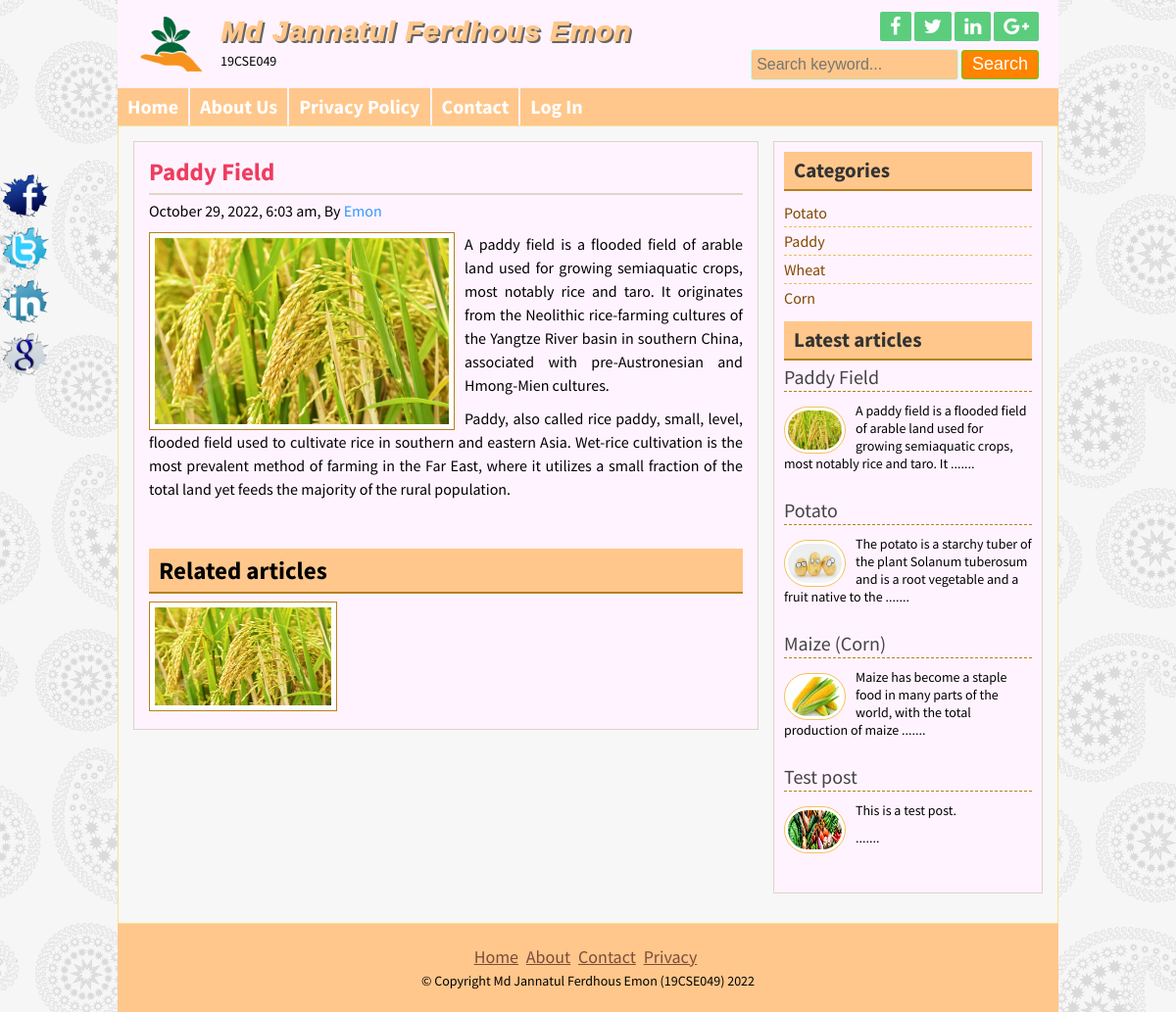
The page /post.php?id=1 on the database its author committed.
### tables this page shows
CREATE TABLE `title_slogan` (
  `id` int(11) NOT NULL,
  `title` varchar(255) NOT NULL,
  `slogan` varchar(255) NOT NULL,
  `logo` varchar(255) NOT NULL
);

CREATE TABLE `social` (
  `id` int(11) NOT NULL,
  `facebook` varchar(255) NOT NULL,
  `twitter` varchar(255) NOT NULL,
  `linkedin` varchar(255) NOT NULL,
  `google` varchar(255) NOT NULL
);

CREATE TABLE `page` (
  `id` int(11) NOT NULL,
  `name` varchar(255) NOT NULL,
  `body` varchar(8191) NOT NULL
);

CREATE TABLE `post` (
  `id` int(11) NOT NULL,
  `cat` int(11) NOT NULL,
  `title` varchar(255) NOT NULL,
  `body` text NOT NULL,
  `image` varchar(255) NOT NULL,
  `author` varchar(50) NOT NULL,
  `tag` varchar(255) NOT NULL,
  `date` timestamp NOT NULL DEFAULT current_timestamp() ON UPDATE current_timestamp(),
  `userid` int(11) NOT NULL
);

CREATE TABLE `category` (
  `id` int(11) NOT NULL,
  `name` varchar(50) NOT NULL
);

CREATE TABLE `footer` (
  `id` int(11) NOT NULL,
  `copyright` varchar(255) NOT NULL
);

### lib/Database.php (called while the page is built, shortened)
<?php
Class Database{
	public $host   = DB_HOST;
	public $user   = DB_USER;
	public $pass   = DB_PASS;
	public $dbname = DB_NAME;
	public $link;
	private function connectDB(){
	$this->link = new mysqli($this->host, $this->user, $this->pass, $this->dbname);
 }
	public function select($query){
		$result = $this->link->query($query) or die($this->link->error.__LINE__);
		if($result->num_rows > 0){
			return $result;
		} else {
			return false;
		}
	}
}

### helpers/format.php (called while the page is built, shortened)
<?php
class format{
    public function formatDate($date){
        return date('F j, Y, g:i a', strtotime($date));
    }
public function textShorten($text, $limit = 300){
    $text = $text. " ";
    $text = substr($text, 0, $limit);
    $text = substr($text, 0, strrpos($text, ' '));
    $text = $text. " .......";
    return $text;
    }
}
?>

### post.php (the view, shortened to what this page needs)
<?php include 'inc/header.php';?>
<?php
	if(!isset($_GET['id']) || $_GET['id']==NULL)
	{
		header("location: 404.php");
	}
	else
	{
		$id = $_GET['id'];
	}
?>
	<div class="contentsection contemplete clear">
		<div class="maincontent clear">
			<div class="about">
				<?php
				$query = "select * from post where id=$id";
				$post = $db->select($query);
				if ($post){
					while($result = $post->fetch_assoc()) {
				?>
				<h2><?php echo $result['title'] ?></h2>
				<h4><?php echo $fm->formatDate($result['date']) ?>, By <a href="#"><?php echo $result['author'] ?></a></h4>
				<img src="admin/<?php echo $result['image'] ?>" alt="post image"/>
				<?php echo $result['body'] ?>
				<div class="relatedpost clear">
					<h2>Related articles</h2>
					<?php
						$catid = $result['cat'];
						$queryrelated = "select * from post where cat='$catid' order by rand() limit 6";
						$relatedpost = $db->select($queryrelated);
						if ($relatedpost)
						{
							while ($rresult = $relatedpost->fetch_assoc()) {
					?>
					<a href="post.php?id=<?php echo $rresult['id']; ?>">
					<img src="admin/<?php echo $rresult['image']; ?>" alt="post image"/></a>
					<?php } } else {echo "No related post found!";} ?>
				</div>
				<?php } } else header("Location: 404.php"); ?>
			</div>
		</div>
		<?php include "inc/sidebar.php";?>
		<?php include "inc/footer.php";?>

### inc/header.php (shortened to what this page needs)
<?php include 'lib/Database.php';?>
<?php include 'helpers/format.php';?>
<?php
	$db = new Database();
	$fm = new format();
?>
<!DOCTYPE html>
<html>
<head>
	<?php include 'scripts/css.php'; ?>
</head>
<body>
	<div class="headersection templete clear">
		<a href="index.php">
			<div class="logo">
			<?php
                $query = "select * from title_slogan where id='1'";
                $blog = $db->select($query);
                if($blog){
                    while($result = $blog->fetch_assoc()){
            ?>
				<img src="admin/<?php echo $result['logo']; ?>" alt="Logo"/>
				<h2><?php echo $result['title']; ?></h2>
				<p><?php echo $result['slogan']; ?></p>
			<?php } } ?>
			</div>
		</a>
		<div class="social clear">
			<div class="icon clear">
			<?php
                $query = "select * from social where id='1'";
                $socialmedia = $db->select($query);
                if($socialmedia){
                    while($result = $socialmedia->fetch_assoc()){
            ?>
				<a href="<?php echo $result['facebook']; ?>" target="_blank"><i class="fa fa-facebook"></i></a>
				<a href="<?php echo $result['twitter']; ?>" target="_blank"><i class="fa fa-twitter"></i></a>
				<a href="<?php echo $result['linkedin']; ?>" target="_blank"><i class="fa fa-linkedin"></i></a>
				<a href="<?php echo $result['google']; ?>" target="_blank"><i class="fa fa-google-plus"></i></a>
			<?php } } ?>
			</div>
			<div class="searchbtn clear">
			<form action="search.php" method="get">
				<input type="text" name="search" placeholder="Search keyword..."/>
				<input type="submit" name="submit" value="Search"/>
			</form>
			</div>
		</div>
	</div>
<div class="navsection templete">
	<?php
		$path = $_SERVER['SCRIPT_FILENAME'];
    	$currentpage = basename($path, '.php');
	?>
		<ul>
		<li><a
		<?php
			if($currentpage=='index'){
				echo 'id="active"';
			}
		?>
		href="index.php">Home</a></li>
		<?php
			$query = "select * from page";
			$page = $db->select($query);
			if($page){
				while($result = $page->fetch_assoc()){
		?>
		<li><a
		<?php
			if(isset($_GET['pageid']) && $_GET['pageid']==$result['id']){
				echo 'id="active"';
			}
		?>
		href="page.php?pageid=<?php echo $result['id'] ?>"><?php echo $result['name'] ?></a></li>
		<?php } } ?>
		<li><a
		<?php
			if($currentpage=='contact'){
				echo 'id="active"';
			}
		?>
		href="contact.php">Contact</a></li>
		<li><a href="admin/login.php">Log In</a></li>
	</ul>
</div>

### inc/sidebar.php
<div class="sidebar clear">
			<div class="samesidebar clear">
				<h2>Categories</h2>
					<ul>
					<?php
					$query = "select * from category";
					$category = $db->select($query);
					if ($category){
						while($result = $category->fetch_assoc()) {
					?>
						<li><a href="posts.php?category=<?php echo $result['id'] ?>"><?php echo $result['name']; ?></a></li>
					<?php } } else{ ?>
						<li>No Category Created.</li>
						<?php } ?>
					</ul>
			</div>
			<div class="samesidebar clear">
				<h2>Latest articles</h2>
				<?php
				$query = "select * from post limit 4";
				$post = $db->select($query);
				if ($post){
					while($result = $post->fetch_assoc()) {
				?>
					<div class="popular clear">
						<h3><a href="post.php?id=<?php echo $result['id']; ?>"><?php echo $result['title']; ?></a></h3>
						<a href="post.php?id=<?php echo $result['id']; ?>"><img src="admin/<?php echo $result['image']; ?>" alt="post image"/></a>
						<?php echo $fm->textShorten($result['body'], 120) ?>
					</div>
					<?php } } else  header("Location:404.php"); ?>
			</div>
		</div>

### inc/footer.php (shortened to what this page needs)
</div>
	<div class="footersection templete clear">
	  <div class="footermenu clear">
		<ul>
			<li><a href="#">Home</a></li>
			<li><a href="#">About</a></li>
			<li><a href="#">Contact</a></li>
			<li><a href="#">Privacy</a></li>
		</ul>
	  </div>
	  <?php
                $query = "select * from footer where id='1'";
                $socialmedia = $db->select($query);
                if($socialmedia){
                    while($result = $socialmedia->fetch_assoc()){
        ?>
	  <p>&copy; Copyright <?php echo $result['copyright']; ?> <?php echo date('Y'); ?></p>
	  <?php } } ?>
	</div>
	<div class="fixedicon clear">
	<?php
                $query = "select * from social where id='1'";
                $socialmedia = $db->select($query);
                if($socialmedia){
                    while($result = $socialmedia->fetch_assoc()){
    ?>
		<a href="<?php echo $result['facebook']; ?>"><img src="images/fb.png" alt="Facebook"/></a>
		<a href="<?php echo $result['twitter']; ?>"><img src="images/tw.png" alt="Twitter"/></a>
		<a href="<?php echo $result['linkedin']; ?>"><img src="images/in.png" alt="LinkedIn"/></a>
		<a href="<?php echo $result['google']; ?>"><img src="images/gl.png" alt="GooglePlus"/></a>
	<?php } } ?>
	</div>
</body>
</html>

### theme/selago.css (style rules this page uses)
.headersection { background: #FFF3FF none repeat scroll 0 0; }
.logo h2 { color: #0000; }
.logo h2 { color: #ffc78b; text-align: center; display: flex; justify-content: center; align-items: center; }
.logo h2 { position: relative; font-family: "Avenir Next", sans-serif; font-weight: 1000; font-size: 28px; font-style: italic; letter-spacing: 0.05em; display: inline-block; }
.logo p { color: #000; }
.icon a { background: #5BCD7D none repeat scroll 0 0; }
.searchbtn input[type="text"] { border: 1px solid #bdfff9; width: 200px; background: #FFC78B; }
.searchbtn input[type="submit"] { border: 1px solid #5BCE00; }
input[type="submit"] { background: #ff8400 none repeat scroll 0 0; border: 1px solid #5BCE00; }
.navsection, .footersection { background: none repeat scroll 0 0 #FFC78B; }
.navsection ul li { border-left: 1px solid #FFF3FF; border-right: 1px solid #FFF3FF; }
.samepost h2 a, .about h2 { color: #EF3C5F; }
.maincontent { background: #FFF3FF none repeat scroll 0 0; }
.contentsection { background: #F7F7F7 none repeat scroll 0 0; border: 1px solid #F8E194; }
.sidebar { background: #FFF3FF none repeat scroll 0 0; }
.samesidebar h2 { background: #FFC78B none repeat scroll 0 0; }
.footermenu ul li a { color: #7B4C3C; }
.relatedpost h2 { background: #FFC78B none repeat scroll 0 0; }

### rows shown on the page
title_slogan: logo (picture), title "Md Jannatul Ferdhous Emon", slogan "19CSE049"
page: name "About Us"
page: name "Privacy Policy"
post: title "Paddy Field", date "October 29, 2022, 6:03 am", author "Emon", image (picture), body "A paddy field is a flooded field of arable land used for growing semiaquatic crops, most notably rice and taro. It originates from the Neolithic rice-farming cultures of the Yangtze River basin in southern China, associated with pre-Austronesian and Hmong-Mien cultures. Paddy, also called rice paddy, small, level, flooded field used to cultivate rice in southern and eastern Asia. Wet-rice cultivation is the most prevalent method of farming in the Far East, where it utilizes a small fraction of the total land yet feeds the majority of the rural population.", body "A paddy field is a flooded field of arable land used for growing semiaquatic crops, most notably rice and taro. It ......."
category: name "Potato"
category: name "Paddy"
category: name "Wheat"
category: name "Corn"
post: title "Potato", image (picture), body "The potato is a starchy tuber of the plant Solanum tuberosum and is a root vegetable and a fruit native to the ......."
post: title "Maize (Corn)", image (picture), body "Maize has become a staple food in many parts of the world, with the total production of maize ......."
post: title "Test post", image (picture), body "This is a test post. ......."
footer: copyright "Md Jannatul Ferdhous Emon (19CSE049)"
